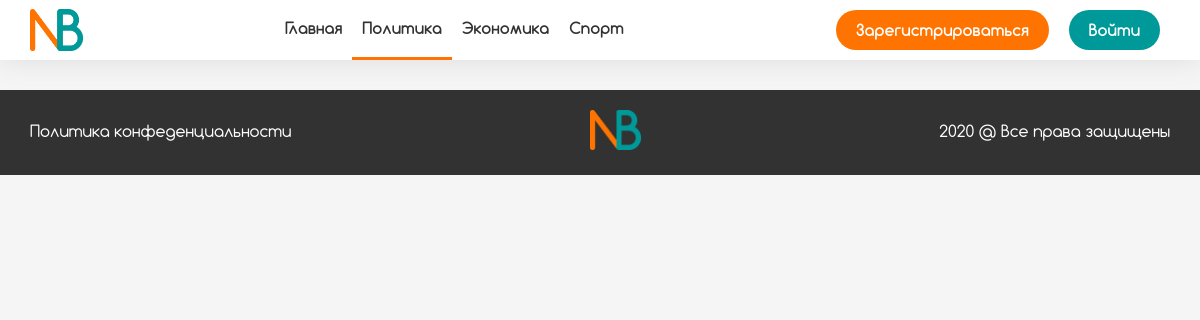
Before: /politics.php with the older database file.
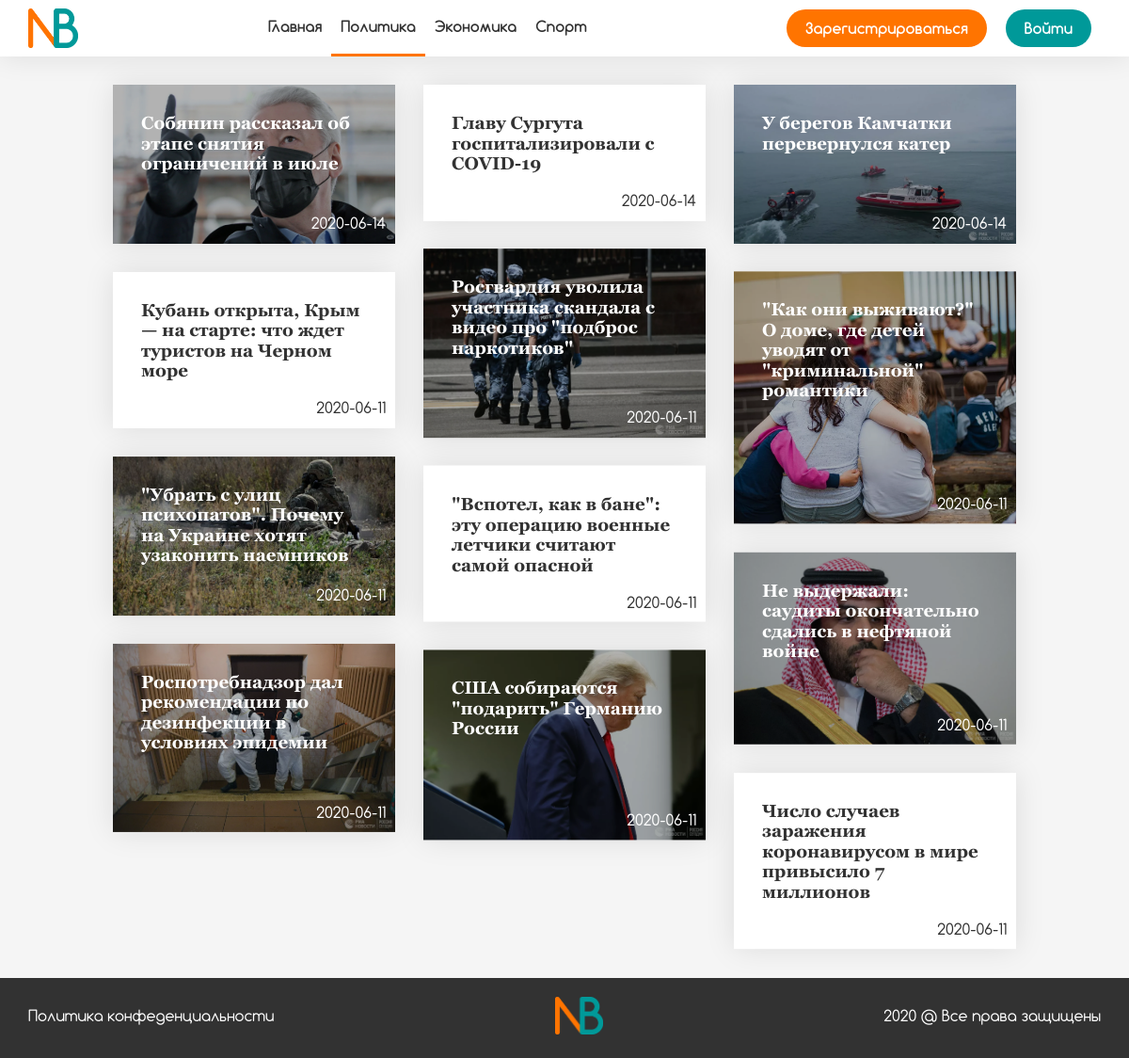
After: the same page with the newer database file.
### tables this page shows
CREATE TABLE `news` (
  `id` int NOT NULL,
  `title` varchar(100) NOT NULL,
  `text` text NOT NULL,
  `date` date NOT NULL,
  `author_id` int NOT NULL,
  `status` varchar(30) NOT NULL
);

### politics.php (the view, shortened to what this page needs)
<?php
include('functions.php');
$news = mysqli_fetch_all(mysqli_query($database, 'SELECT news.id AS id, title, date FROM news INNER JOIN join_table ON (news.id = news_id) INNER JOIN categories ON (category_id = categories.id) WHERE status = "accepted" AND name = "Политика" ORDER BY news.id DESC'), MYSQLI_BOTH);
?>
    <!doctype html>
    <html lang="ru">
    <head>
        <link rel="stylesheet" href="css/normalize.css">
        <link rel="stylesheet" href="css/swiper.min.css">
        <link rel="stylesheet" href="css/remodal.css">
        <link rel="stylesheet" href="css/remodal-default-theme.css">
        <link rel="stylesheet" href="css/sweetalert2.min.css">
        <link rel="stylesheet" href="css/style.css">
    </head>
    <body>
    <header class="header">
        <div class="container">
            <a href="./" class="header__logo">
                <img class="header__logo__img" src="img/logo.png" alt="Логотип" title="News Board">
            </a>
            <div class="overlay menu-wrap">
                <nav class="menu overlayMenu">
                    <ul class="menu__list" role="menu">
                        <li class="menu__list__item">
                            <a href="./" class="menu__list__item__link" role="menuitem">Главная</a>
                        </li>
                        <li class="menu__list__item menu__list__item-active">
                            <a href="./politics" class="menu__list__item__link" role="menuitem">Политика</a>
                        </li>
                        <li class="menu__list__item">
                            <a href="./economy" class="menu__list__item__link" role="menuitem">Экономика</a>
                        </li>
                        <li class="menu__list__item">
                            <a href="./sport" class="menu__list__item__link" role="menuitem">Спорт</a>
                        </li>
                    </ul>
                </nav>
            </div>
            <div class="cabinet">
                <?php
                if ($_COOKIE['user'] == '') {
                    echo '<button class="cabinet__btn cabinet__registration">Зарегистрироваться</button>
                              <button class="cabinet__btn cabinet__enter">Войти</button>';
                }
                ?>
            </div>
        </div>
    </header>
    <main>
        <section class="board">
            <div class="container">
                <div class="board__grid">
                    <?php
                    for ($i = 0; $i < count($news); $i++) {
                        echo '<a href="./post?id=' . $news[$i]['id'] . '" class="board__grid__item">';
                        if (($i % 2 == 0) || ($i % 3 == 0)) {
                            echo '<img src="#" data-src="img/news/img' . $news[$i]['id'] . '.webp" alt="Картинка новости" class="board__grid__item__img">';
                            echo '<h3 class="board__grid__item__title-img">' . $news[$i]['title'] . '</h3>
                    <span class="board__grid__item__date board__grid__item__date-img">' . $news[$i]['date'] . '</span></a>';
                        } else {
                            echo '<h3 class="board__grid__item__title">' . $news[$i]['title'] . '</h3>
                    <span class="board__grid__item__date board__grid__item__date">' . $news[$i]['date'] . '</span></a>';
                        }
                    }
                    ?>
                </div>
            </div>
        </section>
    </main>
    <footer>
        <div class="container">
            <a class="footer__privacy-policy">Политика конфеденциальности</a>
            <a href="./" class="footer__logo">
                <img class="footer__logo__img" src="img/logo.png" alt="Логотип" title="News Board">
            </a>
            <span class="footer__rights">2020 @ Все права защищены</span>
        </div>
    </footer>
    </body>
    </html>

Changed rows visible on the page:
added news: shows a picture, title "Собянин рассказал об этапе снятия ограничений в июле", date "2020-06-14"
added news: title "Главу Сургута госпитализировали с COVID-19", date "2020-06-14"
added news: shows a picture, title "У берегов Камчатки перевернулся катер", date "2020-06-14"
added news: shows a picture, title "Росгвардия уволила участника скандала с видео про \"подброс наркотиков\"", date "2020-06-11"
added news: shows a picture, title "\"Как они выживают?\" О доме, где детей уводят от \"криминальной\" романтики", date "2020-06-11"
added news: title "Кубань открыта, Крым — на старте: что ждет туристов на Черном море", date "2020-06-11"
added news: shows a picture, title "\"Убрать с улиц психопатов\". Почему на Украине хотят узаконить наемников", date "2020-06-11"
added news: title "\"Вспотел, как в бане\": эту операцию военные летчики считают самой опасной", date "2020-06-11"
added news: shows a picture, title "Не выдержали: саудиты окончательно сдались в нефтяной войне", date "2020-06-11"
added news: shows a picture, title "Роспотребнадзор дал рекомендации по дезинфекции в условиях эпидемии", date "2020-06-11"
added news: shows a picture, title "США собираются \"подарить\" Германию России", date "2020-06-11"
added news: title "Число случаев заражения коронавирусом в мире привысило 7 миллионов", date "2020-06-11"
